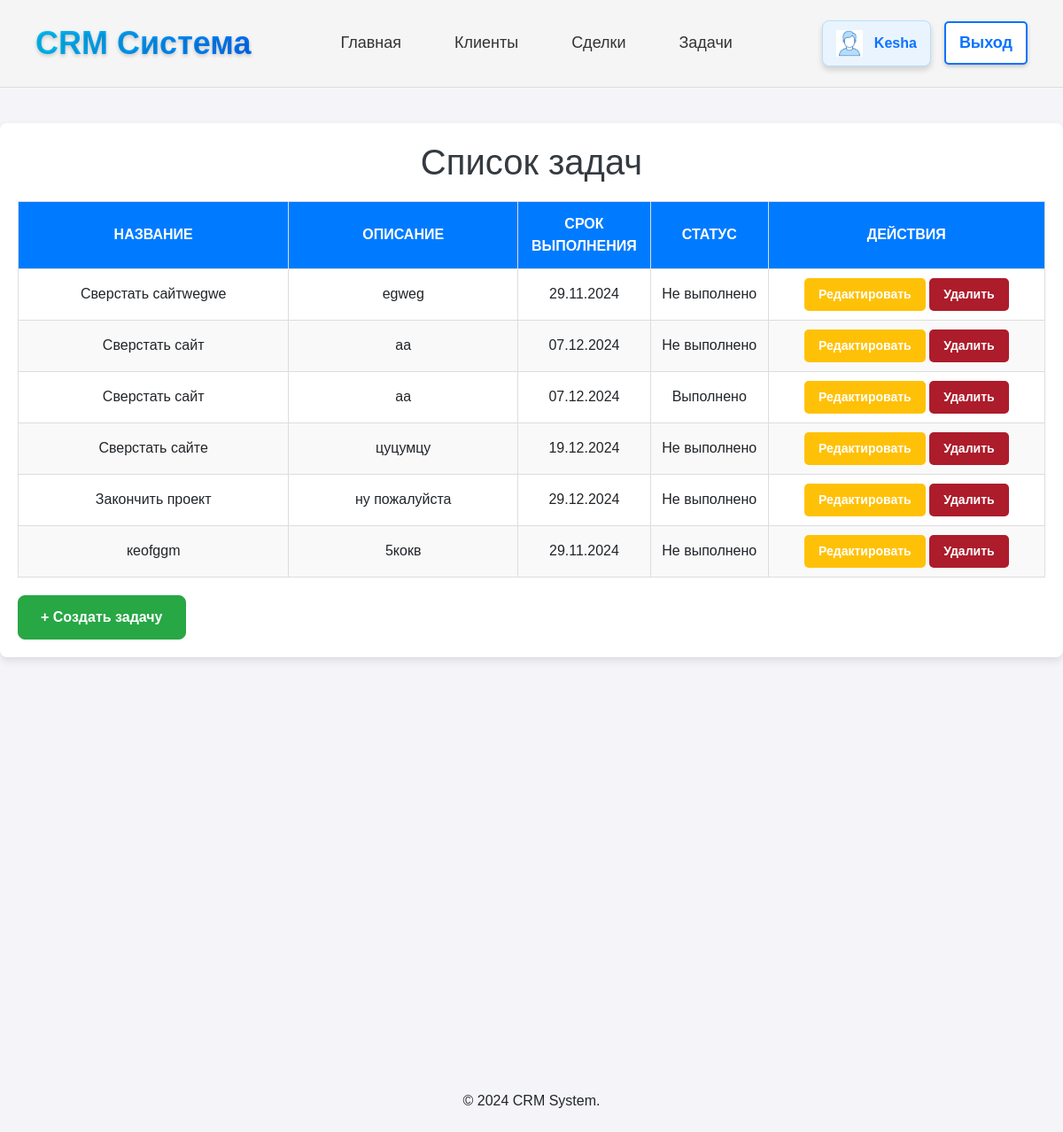
Page /task/ (signed in) on the earlier database version.
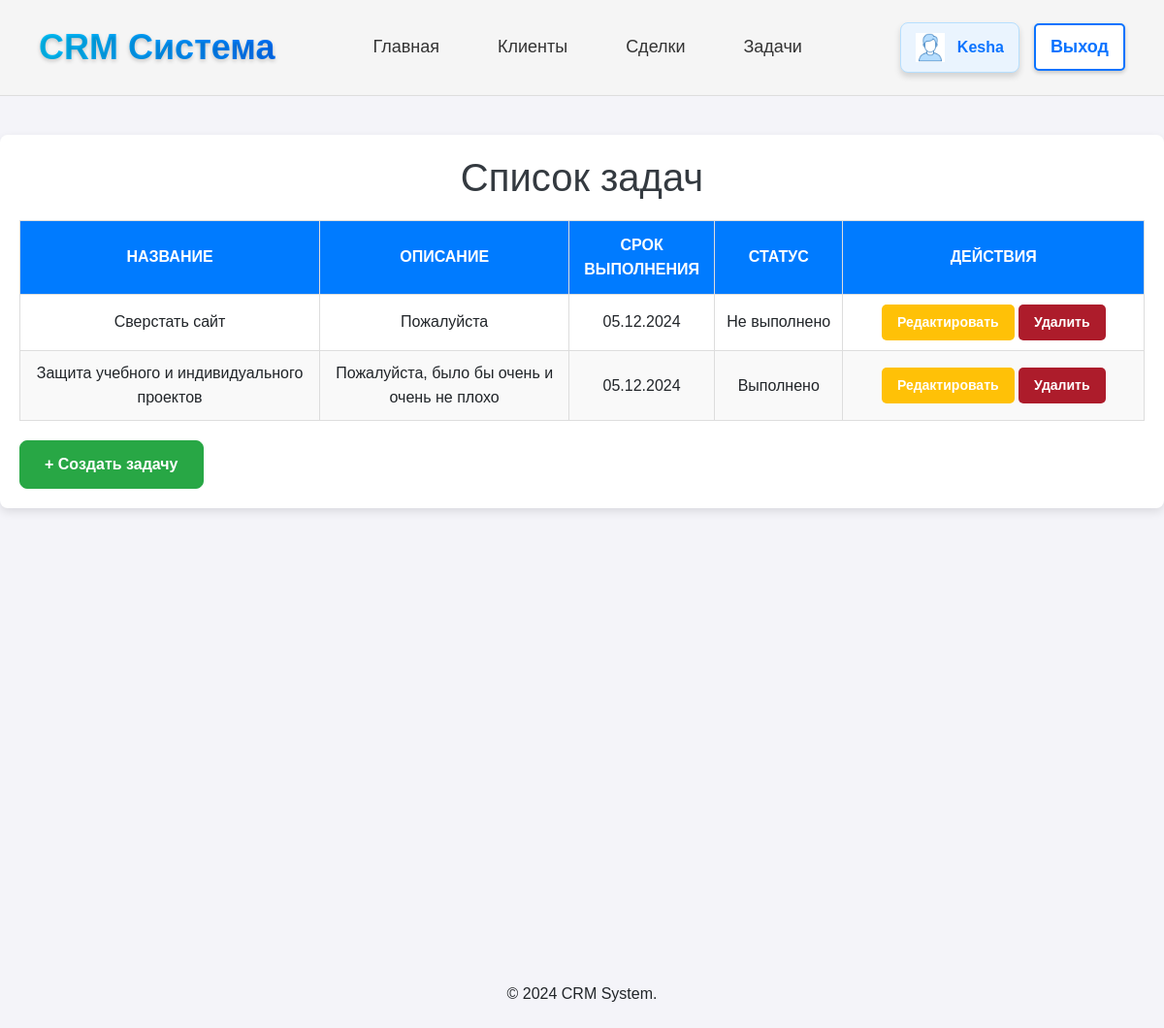
Same page on the later database version.
### crm/models.py (models this page shows, shortened)
class Task(models.Model):
    title = models.CharField(default="", max_length=200, verbose_name="Название задачи")
    description = models.TextField(default="", blank=True, verbose_name="Описание")
    deadline = models.DateField( verbose_name="Срок выполнения")
    is_completed = models.BooleanField( verbose_name="Выполнена")

### crm/views.py (the view)
# urls.py: path('task/', views.task, name='task'),
def task(request):
    task = Task.objects.all()
    return render(request, 'crm/task.html', {'task': task})

### crm/templates/crm/task.html (shortened to what this page needs)
{% extends 'crm/base.html' %}
{% block content %}
<!DOCTYPE html>
<html lang="en">
<head>
</head>
<body>    <div class="container">
        <h1>Список задач</h1>
        <table>
            <thead>
                <tr>
                    <th>Название</th>
                    <th>Описание</th>
                    <th>Срок выполнения</th>
                    <th>Статус</th>
                    <th>Действия</th>
                </tr>
            </thead>
            <tbody>
                {% for task in task %}
                <tr>
                    <td>{{ task.title }}</td>
                    <td>{{ task.description }}</td>
                    <td>{{ task.deadline|date:"d.m.Y" }}</td>
                    <td>
                        {% if task.is_completed %}
                        Выполнено
                        {% else %}
                        Не выполнено
                        {% endif %}
                    </td>
                    <td>
                        <a href="{% url 'edit_task' task.id %}" class="btn btn-warning btn-sm">Редактировать</a>
                        <a href="{% url 'delete_task' task.id %}" onclick="return confirm('Вы уверены?');" class="btn btn-danger btn-sm">Удалить</a>
                    </td>
                </tr>
                {% empty %}
                <tr>
                    <td colspan="5" class="no-tasks">Нет задач</td>
                </tr>
                {% endfor %}
            </tbody>
        </table>
        <a href="{% url 'add_task' %}" class="btn btn-success mt-3">+ Создать задачу</a>
    </div>
</body>
</html>
{% endblock %}

### crm/templates/crm/base.html (shortened to what this page needs)
<!DOCTYPE html>
<html lang="en">
<head>
    {% load static %}
    <link rel="stylesheet" href="https://cdn.jsdelivr.net/npm/bootstrap@4.0.0/dist/css/bootstrap.min.css">
</head>
<body>
    <header>
        <nav style="display: flex; justify-content: space-between; align-items: center; padding: 20px 40px; background-color: #f5f5f5; border-bottom: 1px solid #ddd;">
            <div class="logo">
                CRM Система
            </div>
            <ul style="list-style: none; display: flex; gap: 30px; margin: 0; padding: 0;">
                <li>
                    <a href="{% url 'index' %}"
                        style="text-decoration: none; color: #333; font-size: 18px; font-weight: 500; position: relative; padding: 10px 15px; border-radius: 8px; transition: all 0.3s ease;">
                        Главная
                        </a>
                </li>
                <li>
                    <a href="{% url 'client_list' %}"
                    style="text-decoration: none; color: #333; font-size: 18px; font-weight: 500; position: relative; padding: 10px 15px; border-radius: 8px; transition: all 0.3s ease;">
                    Клиенты
                    </a>
                </li>
                <li>
                    <a href="{% url 'deals' %}"
                    style="text-decoration: none; color: #333; font-size: 18px; font-weight: 500; position: relative; padding: 10px 15px; border-radius: 8px; transition: all 0.3s ease;">
                    Сделки
                    </a>
                </li>
                <li>
                    <a href="{% url 'task' %}"
                    style="text-decoration: none; color: #333; font-size: 18px; font-weight: 500; position: relative; padding: 10px 15px; border-radius: 8px; transition: all 0.3s ease;">
                    Задачи
                    </a>
                </li>
            </ul>
            <div style="display: flex; align-items: center; gap: 15px;">
                {% if user.is_authenticated %}
                <span style="display: flex; align-items: center; background-color: #eaf4fe; padding: 10px 15px; border-radius: 8px; font-size: 16px; color: #0a73ff; font-weight: bold; border: 1px solid #b6dfff; box-shadow: 0px 4px 6px rgba(0, 0, 0, 0.15);">
                    <img src="/static/images/user_icon.png" alt="User Icon" style="width: 30px; height: 30px; margin-right: 8px;">
                    <b style="margin-left: 5px;">{{ user.get_username }}</b>
                </span>
                <a href="{% url 'logged_out' %}?next={{ request.path }}"
                style="text-decoration: none; color: #0a73ff; background-color: #fff; font-size: 18px; font-weight: bold; padding: 8px 15px; border: 2px solid #0a73ff; border-radius: 5px; box-shadow: 0 2px 4px rgba(0, 0, 0, 0.2); transition: all 0.3s ease;">
                Выход
                </a>
                {% endif %}
            </div>
        </nav>
    </header>
    <main>
        {% block content %}{% endblock %}
    </main>
    <div class="container-fluid mt-5 pb-5"></div>
    <div class="container-fluid mt-5 pb-5"></div>
    <div class="container-fluid mt-5 pb-5"></div>
    <div class="container-fluid mt-5 pb-5"></div>
    <div class="container-fluid mt-5 pb-5"></div>
    <footer bg-success text-light class="text-center py-2">
        <p>© 2024 CRM System.</p>
    </footer>
</body>
</html>

### crm/templates/crm/base.html (style rules this page uses)
.logo { font-size: 36px; font-weight: bold; background: linear-gradient(90deg, #00c6ff, #0072ff); -webkit-background-clip: text; -webkit-text-fill-color: transparent; position: relative; animation: blueGlow 2s infinite alternate; text-shadow: 0 2px 4px rgba(0, 0, 0, 0.2); cursor: pointer; transition: transform 0.3s ease, text-shadow 0.3s ease; }
ul li a { text-decoration: none; color: #333; font-size: 18px; font-weight: 500; position: relative; padding: 10px 15px; border-radius: 8px; transition: all 0.3s ease; }

### crm/templates/crm/task.html (style rules this page uses)
body { font-family: Arial, sans-serif; background-color: #f4f4f9; margin: 0; padding: 0; line-height: 1.6; }
.container { max-width: 1200px; margin: 40px auto; background-color: #fff; padding: 20px; box-shadow: 0 4px 10px rgba(0, 0, 0, 0.1); border-radius: 8px; position: relative; padding-bottom: 90px; }
h1 { text-align: center; color: #343a40; }
table { width: 100%; border-collapse: collapse; margin-top: 20px; }
table th { background: #007bff; color: #fff; text-transform: uppercase; }
table th, table td { padding: 12px 15px; border: 1px solid #ddd; box-sizing: border-box; text-align: center; vertical-align: middle; }
tbody td { padding: 10px; text-align: center; vertical-align: middle; border: 1px solid #ddd; word-wrap: break-word; }
tbody tr:nth-child(even) { background-color: #f9f9f9; }
thead th:nth-child(1), tbody td:nth-child(1) { width: 30%; }
thead th:nth-child(2), tbody td:nth-child(2) { width:25%; }
thead th:nth-child(5), tbody td:nth-child(5) { width:30%; }
thead th:nth-child(4), tbody td:nth-child(4) { width:12%; }
.btn { font-size: 14px; padding: 5px 10px; border-radius: 4px; color: #fff; text-decoration: none; cursor: pointer; display: inline-block; }
.btn.btn-success.mt-3 { position: absolute; bottom: 10px; left: 20px; padding: 12px 25px; background-color: #28a745; color: white; font-size: 16px; font-weight: bold; border-radius: 8px; cursor: pointer; text-decoration: none; transition: background-color 0.3s ease-in-out; display: inline-block; bottom: 20px }
.btn.btn-warning.btn-sm, .btn.btn-danger.btn-sm { padding: 8px 16px; border: none; border-radius: 5px; font-weight: bold; cursor: pointer; color: #fff; text-decoration: none; display: inline-block; }
.btn.btn-warning.btn-sm { background-color: #ffc107; }
.btn.btn-danger.btn-sm { background-color: #ad1c2b; }

Differences in the rows shown:
removed Task: title "Сверстать сайтwegwe", description "egweg", deadline "29.11.2024", is_completed "Не выполнено"
removed Task: title "Сверстать сайт", description "aa", deadline "07.12.2024", is_completed "Не выполнено"
removed Task: title "Сверстать сайтe", description "цуцумцу", deadline "19.12.2024", is_completed "Не выполнено"
removed Task: title "Закончить проект", description "ну пожалуйста", deadline "29.12.2024", is_completed "Не выполнено"
removed Task: title "кеоfggm", description "5кокв", deadline "29.11.2024", is_completed "Не выполнено"
changed Task "Сверстать сайт": description "aa" → "Пожалуйста"; deadline "07.12.2024" → "05.12.2024"; is_completed "Выполнено" → "Не выполнено"
added Task: title "Защита учебного и индивидуального проектов", description "Пожалуйста, было бы очень и очень не плохо", deadline "05.12.2024", is_completed "Выполнено"
